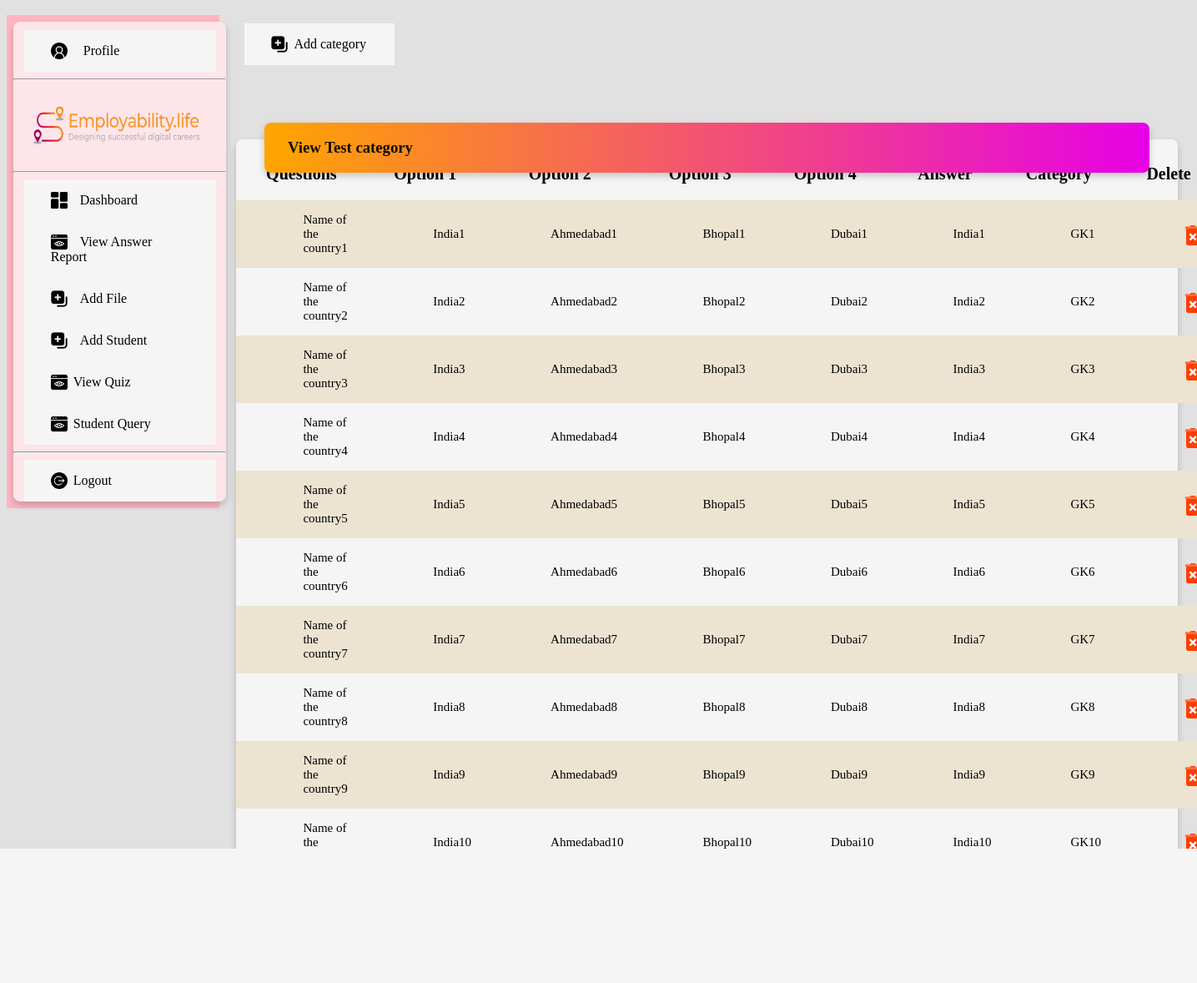
The app's page /viewquiz/ (signed in) with its own data.
### quiz/models.py (models this page shows, shortened)
class newQuestion(models.Model):
    question = models.TextField()
    option1 = models.CharField(
        "Answer 1", max_length=280, default="", blank=True, null=True)
    option2 = models.CharField(
        "Answer 2", max_length=280, default="", blank=True, null=True)
    option3 = models.CharField(
        "Answer 3", max_length=280, default="", blank=True, null=True)
    option4 = models.CharField(
        "Answer 4", max_length=280, default="", blank=True, null=True)
    ans = models.CharField("Answer", max_length=280, default="", blank=True)
    categoryName = models.CharField(
        "Category Name", max_length=280, default="", blank=True, null=True)

### quiz/views.py (the view)
# urls.py: path('viewquiz/', viewQuiz, name='viewquiz'),
def viewQuiz(request):
    if 'email' in request.session:
        quiz = newQuestion.objects.all()
        return render(request, 'view_quiz.html', {'quiz': quiz})
    return redirect('sign1')

### quiz/templates/view_quiz.html
{% extends 'admin_base.html' %}
{% load static %}
{% block content %}
            <div class="viewtabledrd">
                <div style="width:200px;">
                    <a class="button button1 " href={% url 'add_category' %}><img
                        src="{% static 'icon/create.png' %}" height="20px" width="20px">Add category</a>
                </div>
                <div class="card table viewtbtn">
                    <div class="card viewtest">
                        <h3 class="tableheading" style="font-weight: bold;">&nbsp &nbsp &nbsp View Test category</h3>
                    </div>
                    <table>
                        <tr>
                            <th>Questions</th>
                            <th>Option 1 </th>
                            <th>Option 2 </th>
                            <th>Option 3 </th>
                            <th>Option 4 </th>
                            <th>Answer</th>
                            <th>Category</th>
                            <th>Delete</th>
                        </tr>
                        {% for i in quiz %}
                        <tr>
                            <td>{{i.question}}</td>
                            <td>{{i.option1}}</td>
                            <td>{{i.option2}}</td>
                            <td>{{i.option3}}</td>
                            <td>{{i.option4}}</td>
                            <td>{{i.ans}}</td>
                            <td>{{i.categoryName}}</td>
                            <td>
                                <a href="{% url 'delquestion' i.id %}"><img src="{% static 'icon/delete.png' %}" height="30px"
                                    width="30px"></a>
                                </td>
                        </tr>
                        {% endfor %}
                    </table>
            </div>
            </div>
{% endblock %}

### quiz/static/css/demo.css (style rules this page uses)
* { box-sizing: border-box; }
body { background-color: #d1cece9c; }
.card { background-color: whitesmoke; box-shadow: 0 4px 8px 0 rgba(0, 0, 0, 0.2); transition: 0.3s; border-radius: 8px; }
th { padding-top: 30px; padding-bottom: 20px; font-size: 20px; ; }
td { text-align: start; padding-top: 15px; padding-right: 15px; padding-bottom: 15px; padding-left: 80px; font-size: 15px; }
.table { position: absolute; width: 97%; top: 10%; margin-top: 150px; }
table { border-collapse: collapse; width: 100%; padding-top: 20PX; }
tr:nth-child(even) { background-color: rgb(236, 227, 209); }
.button1 { border: none; color: white; padding: 16px 32px; text-decoration: none; display: inline-block; font-size: 16px; margin-left: 5%; margin-right: 5%; transition-duration: 0.4s; cursor: pointer; }
.button1 { background-color: whitesmoke; color: black; border: 2px #c3c3c3; width: 90%; }
img { cursor: pointer; margin: -2px 7px -5px 0; }
.viewtabledrd { position: relative; float: left; padding: 20px; width: 82%; }
.viewtest { position: absolute; left: 3%; bottom: 96%; height: 60px; width: 94%; background: linear-gradient(90deg, rgba(255, 165, 0, 1) 0%, rgb(230, 0, 230) 100%); color: rgba(0, 0, 0, 0.934); }

### records on screen
newQuestion: question "Name of the country1", option1 "India1", option2 "Ahmedabad1", option3 "Bhopal1", option4 "Dubai1", ans "India1", categoryName "GK1"
newQuestion: question "Name of the country2", option1 "India2", option2 "Ahmedabad2", option3 "Bhopal2", option4 "Dubai2", ans "India2", categoryName "GK2"
newQuestion: question "Name of the country3", option1 "India3", option2 "Ahmedabad3", option3 "Bhopal3", option4 "Dubai3", ans "India3", categoryName "GK3"
newQuestion: question "Name of the country4", option1 "India4", option2 "Ahmedabad4", option3 "Bhopal4", option4 "Dubai4", ans "India4", categoryName "GK4"
newQuestion: question "Name of the country5", option1 "India5", option2 "Ahmedabad5", option3 "Bhopal5", option4 "Dubai5", ans "India5", categoryName "GK5"
newQuestion: question "Name of the country6", option1 "India6", option2 "Ahmedabad6", option3 "Bhopal6", option4 "Dubai6", ans "India6", categoryName "GK6"
newQuestion: question "Name of the country7", option1 "India7", option2 "Ahmedabad7", option3 "Bhopal7", option4 "Dubai7", ans "India7", categoryName "GK7"
newQuestion: question "Name of the country8", option1 "India8", option2 "Ahmedabad8", option3 "Bhopal8", option4 "Dubai8", ans "India8", categoryName "GK8"
newQuestion: question "Name of the country9", option1 "India9", option2 "Ahmedabad9", option3 "Bhopal9", option4 "Dubai9", ans "India9", categoryName "GK9"
newQuestion: question "Name of the country10", option1 "India10", option2 "Ahmedabad10", option3 "Bhopal10", option4 "Dubai10", ans "India10", categoryName "GK10"
